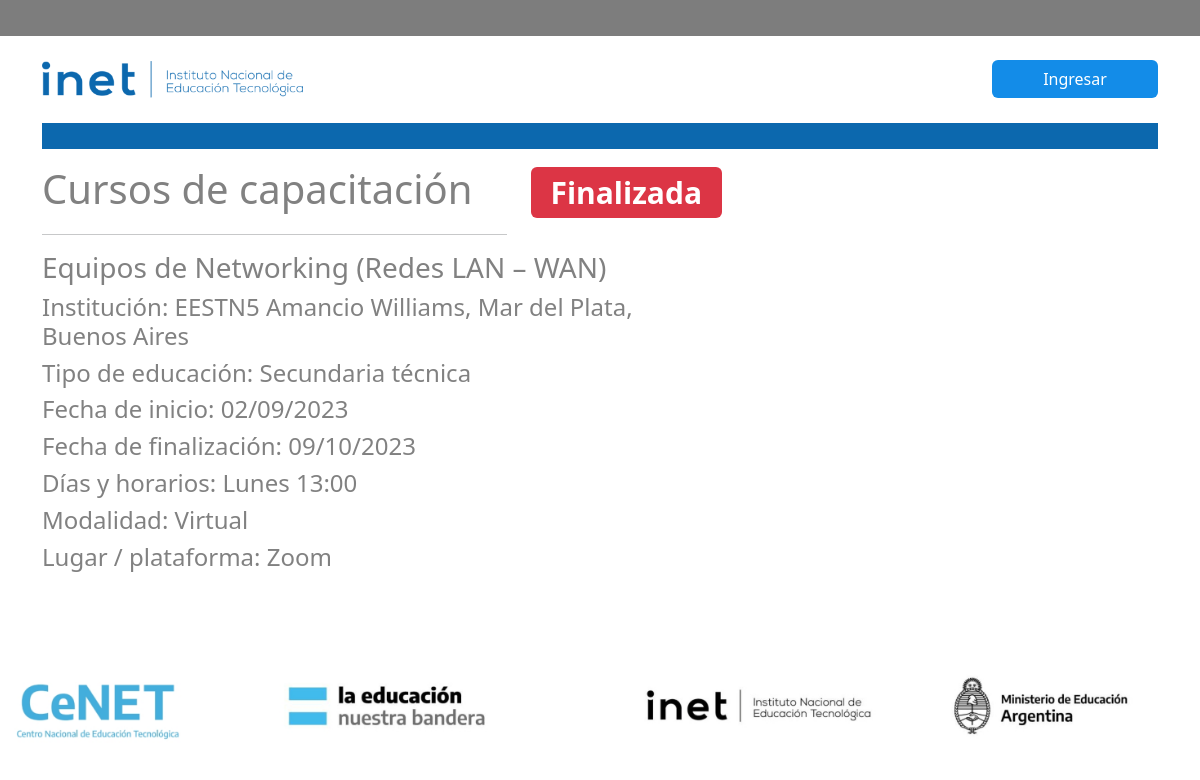
The page /?p=capacitaciones&id=3 on the database its author committed.
### tables this page shows
CREATE TABLE `capacitaciones` (
  `id_capacitacion` int(11) NOT NULL,
  `id_institucion` int(11) NOT NULL,
  `id_tipo_educacion` int(11) NOT NULL,
  `id_especialidad` int(11) NOT NULL,
  `nombre_capacitacion` text NOT NULL,
  `fecha_inicio_capacitacion` timestamp NOT NULL DEFAULT current_timestamp(),
  `dias_horarios_capacitacion` text NOT NULL,
  `fecha_fin_capacitacion` timestamp NOT NULL DEFAULT current_timestamp(),
  `modalidad_capacitacion` varchar(20) NOT NULL,
  `lugar_o_plataforma_capacitacion` text NOT NULL,
  `estado_respuesta` int(11) NOT NULL DEFAULT 0
);

CREATE TABLE `instituciones` (
  `id_institucion` int(11) NOT NULL,
  `nombre_institucion` varchar(40) NOT NULL,
  `cue_institucion` varchar(9) NOT NULL,
  `domicilio_institucion` varchar(30) NOT NULL,
  `id_localidad` int(11) NOT NULL,
  `telefono_institucion` varchar(20) NOT NULL,
  `id_representante` int(11) NOT NULL,
  `id_usuario` int(11) NOT NULL,
  `estado_validacion_institucion` tinyint(4) NOT NULL DEFAULT 0
);

CREATE TABLE `localidades` (
  `id_localidad` int(11) NOT NULL,
  `cp_localidad` varchar(10) NOT NULL,
  `nombre_localidad` varchar(30) NOT NULL,
  `id_provincia` int(11) NOT NULL
);

CREATE TABLE `provincias` (
  `id_provincia` int(11) NOT NULL,
  `nombre_provincia` varchar(30) NOT NULL
);

CREATE TABLE `tipos_educacion` (
  `id_tipo_educacion` int(11) NOT NULL,
  `desc_tipo_educacion` varchar(30) NOT NULL
);

### index.php (called while the page is built)
<?php
$pagina = '';
if (isset($_GET['t'])) {
    $pagina = $_GET['t'] . '/'. $_GET['p'];
    switch($_GET['t']){
        case 'administrador':
            require_once('./functions/validacion/validacion-administrador.php');
            break;
        case 'docente':
            require_once('./functions/validacion/validacion-docente.php');
            break;
        case 'institucion':
            require_once('./functions/validacion/validacion-institucion.php');
            break;
    }
} elseif (isset($_GET['p'])) {
    $pagina = $_GET['p'];
} else {
    $pagina = 'inicio';
}
require_once './pages/'.$pagina.'.php';
require_once './template/footer.php';

### functions/obtenerDetalleCapacitacion.php (called while the page is built, shortened)
<?php
    function obtenerDetalleCapacitacion($id) {
        include ('./config/db-connection.php');
        try {
            $sentenciaSQL = $conexion->prepare("SELECT * FROM `capacitaciones`
            INNER JOIN `especialidades` ON `capacitaciones`.`id_especialidad` = `especialidades`.`id_especialidad`
            INNER JOIN `instituciones` ON `capacitaciones`.`id_institucion` = `instituciones`.`id_institucion`
            INNER JOIN `localidades` ON `instituciones`.`id_localidad` = `localidades`.`id_localidad`
            INNER JOIN `provincias` ON `localidades`.`id_provincia` = `provincias`.`id_provincia`
            INNER JOIN `tipos_educacion` ON `capacitaciones`.`id_tipo_educacion` = `tipos_educacion`.`id_tipo_educacion`
            WHERE `capacitaciones`.`id_capacitacion` = '$id'");
            $sentenciaSQL->execute();
            $listaCapacitaciones = $sentenciaSQL->fetchAll(PDO::FETCH_ASSOC);
            if (!empty($listaCapacitaciones)) {
                $primerElemento = array_shift($listaCapacitaciones);
                return $primerElemento;
            }
        } catch (PDOException $e) {
            echo "Error: " . $e->getMessage();
        }
    }
?>

### functions/fechaPasada.php (called while the page is built)
<?php
function haPasadoFecha($datetime) {
    $fechaHora = new DateTime($datetime);
    $fechaActual = new DateTime();
    return $fechaHora < $fechaActual;
}
?>

### pages/capacitaciones.php (the view, shortened to what this page needs)
<!DOCTYPE html>
<html lang="en">
<head>
    <link href="https://cdn.jsdelivr.net/npm/bootstrap@5.3.2/dist/css/bootstrap.min.css" rel="stylesheet">
</head>
<body>
    <?php include('./config/db-connection.php');
        include('./functions/fechaPasada.php');
    ?>
    <?php
    if (isset($_GET['id'])) {
        include('./functions/obtenerDetalleCapacitacion.php');
        $primerElemento=obtenerDetalleCapacitacion($_GET['id']);
    } ?>
    <hr class="mt-0" style="border:2ch solid rgba(125, 125, 125, 1); opacity: 1;">
    <div class="container" style="min-height: 75vh;">
    <?php require_once('./template/header-inicio.php')?>
        <h1 style="color: rgba(129, 129, 129, 1);">Cursos de capacitación <span class="ms-5 badge bg-<?php if(haPasadoFecha($primerElemento['fecha_fin_capacitacion'])){echo 'danger';}else if(haPasadoFecha($primerElemento['fecha_inicio_capacitacion'])){echo 'secondary';}else{echo 'success';}?>"><?php if(haPasadoFecha($primerElemento['fecha_fin_capacitacion'])){echo 'Finalizada';}else if(haPasadoFecha($primerElemento['fecha_inicio_capacitacion'])){echo 'Iniciada';}else{echo 'Abierta';}?></span></h1>
        <hr class="col-5">
        <div class="col-7 text-break h3" style="font-style: normal; color: rgba(56, 56, 56, 0.63) ;"><?php echo $primerElemento['nombre_capacitacion'] ?></div>
        <div class="col-7 text-break h4" style="font-style: normal; color: rgba(56, 56, 56, 0.63) ;">Institución: <?php echo $primerElemento['nombre_institucion'] ?>, <?php echo $primerElemento['nombre_localidad']?>, <?php echo $primerElemento['nombre_provincia']?></div>
        <div class="col-7 text-break h4" style="font-style: normal; color: rgba(56, 56, 56, 0.63) ;">Tipo de educación: <?php echo $primerElemento['desc_tipo_educacion'] ?></div>
        <div class="col-7 text-break h4" style="font-style: normal; color: rgba(56, 56, 56, 0.63) ;">Fecha de inicio: <?php $dateTime = new DateTime($primerElemento['fecha_inicio_capacitacion']);$formattedDateTime = $dateTime->format("d/m/Y"); echo $formattedDateTime ?></div>
        <div class="col-7 text-break h4" style="font-style: normal; color: rgba(56, 56, 56, 0.63) ;">Fecha de finalización: <?php $dateTime = new DateTime($primerElemento['fecha_fin_capacitacion']);$formattedDateTime = $dateTime->format("d/m/Y"); echo $formattedDateTime ?></div>
        <div class="col-7 text-break h4" style="font-style: normal; color: rgba(56, 56, 56, 0.63) ;">Días y horarios: <?php echo $primerElemento['dias_horarios_capacitacion'] ?></div>
        <div class="col-7 text-break h4" style="font-style: normal; color: rgba(56, 56, 56, 0.63) ;">Modalidad: <?php echo $primerElemento['modalidad_capacitacion'] ?></div>
        <div class="col-7 text-break h4" style="font-style: normal; color: rgba(56, 56, 56, 0.63) ;">Lugar / plataforma: <?php echo $primerElemento['lugar_o_plataforma_capacitacion'] ?></div>
    </div>
</body>
</html>

### template/header-inicio.php (shortened to what this page needs)
<div class="row d-flex align-items-center">
      <div class="col-3">
        <img src="./assets/image/logo-inet.png" class="img-fluid">
      </div>
      <div class="col-2 d-flex justify-content-end align-items-center" style="height: 6ch;">
        <a href='?t=cuenta&p=iniciarsesion' class="btn btn-block"
          style="background-color: rgba(19, 140, 232, 1);  color: white;width: 100%;">
          <i class="fas fa-check"></i> Ingresar
        </a>
      </div>
    </div>
    <hr style="border:1.5ch solid rgba(12, 104, 174, 1); opacity: 1;">

### template/footer.php
<div class="container-fluid">
    <img src="./assets/image/footer.png" class="img-fluid" />
</div>

### rows shown on the page
capacitaciones: nombre_capacitacion "Equipos de Networking (Redes LAN – WAN)", id_institucion.nombre_institucion "EESTN5 Amancio Williams", localidades.nombre_localidad "Mar del Plata", provincias.nombre_provincia "Buenos Aires", id_tipo_educacion.desc_tipo_educacion "Secundaria técnica", fecha_inicio_capacitacion "02/09/2023", fecha_fin_capacitacion "09/10/2023", dias_horarios_capacitacion "Lunes 13:00", modalidad_capacitacion "Virtual", lugar_o_plataforma_capacitacion "Zoom"
